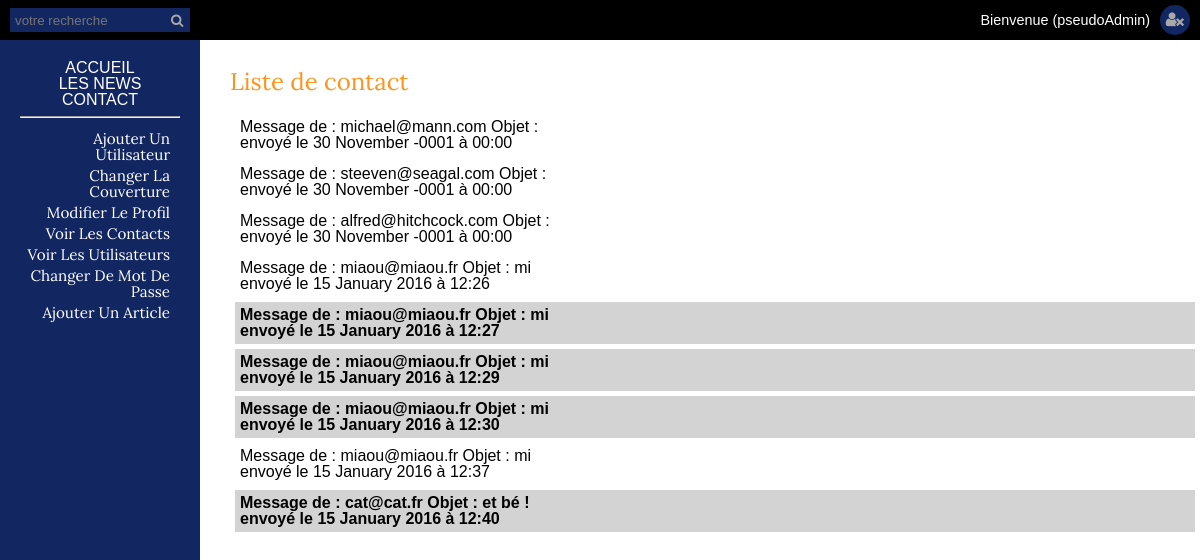
Page /admin/contactslist.php (signed in) on the committed database.
### tables this page shows
CREATE TABLE `contact` (
  `id` int(11) NOT NULL,
  `email` varchar(255) NOT NULL,
  `subject` varchar(255) NOT NULL,
  `message` text NOT NULL,
  `new` enum('no','yes') NOT NULL,
  `date` datetime NOT NULL
);

### admin/contactslist.php (the view, shortened to what this page needs)
<?php require_once  'inc/dbconnect.php';
include_once 'inc/header.php';
		$req = $bdd->prepare('SELECT * FROM contact');
		$req->execute();
		$contacts = $req->fetchAll(PDO::FETCH_ASSOC);
?>
	<h3>Liste de contact</h3>
	<ul>
	<?php foreach ($contacts as $value): ?>
		<li<?php if($value['new'] == 'yes'){echo ' class="newContact"';}?>><a href="readcontact.php?id=<?php echo $value['id']; ?>">Message de : <?php echo $value['email'].' Objet : '.$value['subject'].'<br> envoyé le '.date('j F Y \à H:i', strtotime($value['date'])); ?></a></li>
	<?php endforeach; ?>
	</ul>
<?php include_once 'inc/footer.php'; ?>

### admin/css/style.css (style rules this page uses)
html { box-sizing: border-box }
*, *::before, *::after { box-sizing: inherit }
body { font-family: "Open-Sans", sans-serif; }
h3 { font-family: "Lora"; font-size: 1.5em; text-align: left; color : #FF931C; padding-bottom: 15px; }
body { height: 100vh; width: 100%; }
main ul li { padding: 5px; margin: 5px; }
.newContact { background-color: lightgrey; font-weight: 700; }
a { text-decoration: none; color: black; }

### rows in the picture
contact: email "michael@mann.com", date "30 November -0001 à 00:00"
contact: email "steeven@seagal.com", date "30 November -0001 à 00:00"
contact: email "alfred@hitchcock.com", date "30 November -0001 à 00:00"
contact: email "miaou@miaou.fr", subject "mi", date "15 January 2016 à 12:26"
contact: email "miaou@miaou.fr", subject "mi", date "15 January 2016 à 12:27"
contact: email "miaou@miaou.fr", subject "mi", date "15 January 2016 à 12:29"
contact: email "miaou@miaou.fr", subject "mi", date "15 January 2016 à 12:30"
contact: email "miaou@miaou.fr", subject "mi", date "15 January 2016 à 12:37"
contact: email "cat@cat.fr", subject "et bé !", date "15 January 2016 à 12:40"

### other values in the picture
$pseudo "(pseudoAdmin)"
